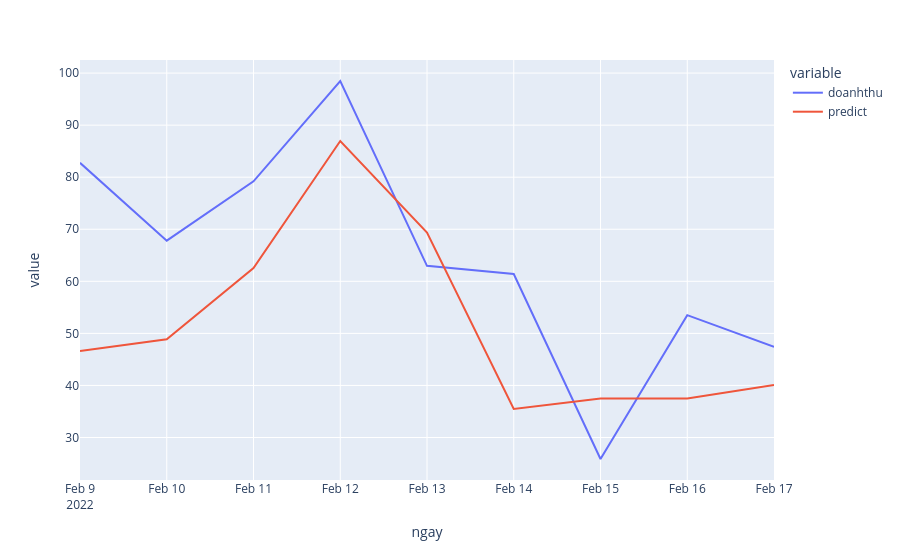
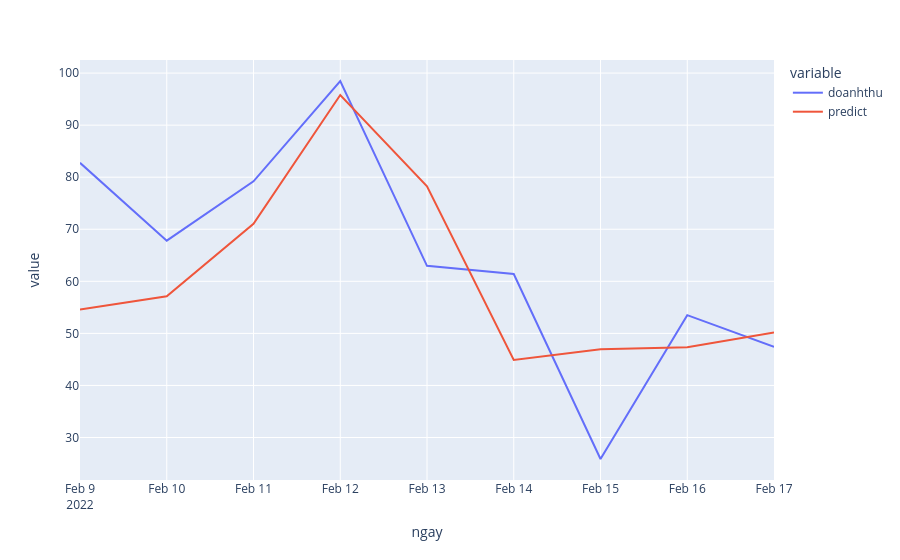

These figures' notebook cell, in order:
### Markdown cell above
#### ch=6

### Code cell
num=6
# #name="2021.04.28"

## train, test split
# train_first  ='2019/1/1'
# train_end    ='2020/08/30'
# test_01_first='2021/4/1'
# test_01_end  ='2021/4/23'
# test_02_first='2021/4/1'
# test_02_end  ='2021/4/23'
# #predict_first='2021/4/24'

## config parametters
xmax=400
xmin=300
# #number_days=251

## output log file
output="../output/"+str(num)+"/_"+name
CH = store[store.macuahang==num]

## main 
logs=output.replace("_", "")+"/log.txt"
os.system("mkdir -p "+ output.replace("_", ""))
with open(logs, 'a') as f:
    with contextlib.redirect_stdout(f):
        CH_predict, rmse01, rmse02=main(CH, train_first, train_end,
                     test_01_first, test_01_end, test_02_first,
                     test_02_end, predict_first, xmax, xmin, number_days, output)
rmse01, rmse02

### Figure 1 — Plotly figure (JSON) as saved in the notebook; plotly's stock layout.template omitted (floating-point values rounded to 4 significant figures)
{"data": [{"hovertemplate": "variable=doanhthu<br>ngay=%{x}<br>value=%{y}<extra></extra>", "legendgroup": "doanhthu", "line": {"color": "#636efa", "dash": "solid"}, "marker": {"symbol": "circle"}, "mode": "lines", "name": "doanhthu", "orientation": "v", "showlegend": true, "type": "scatter", "x": ["2022-02-09T00:00:00", "2022-02-10T00:00:00", "2022-02-11T00:00:00", "2022-02-12T00:00:00", "2022-02-13T00:00:00", "2022-02-14T00:00:00", "2022-02-15T00:00:00", "2022-02-16T00:00:00", "2022-02-17T00:00:00"], "xaxis": "x", "y": [82.76, 67.81, 79.21, 98.48, 62.97, 61.41, 25.87, 53.51, 47.4], "yaxis": "y"}, {"hovertemplate": "variable=predict<br>ngay=%{x}<br>value=%{y}<extra></extra>", "legendgroup": "predict", "line": {"color": "#EF553B", "dash": "solid"}, "marker": {"symbol": "circle"}, "mode": "lines", "name": "predict", "orientation": "v", "showlegend": true, "type": "scatter", "x": ["2022-02-09T00:00:00", "2022-02-10T00:00:00", "2022-02-11T00:00:00", "2022-02-12T00:00:00", "2022-02-13T00:00:00", "2022-02-14T00:00:00", "2022-02-15T00:00:00", "2022-02-16T00:00:00", "2022-02-17T00:00:00"], "xaxis": "x", "y": [46.62, 48.86, 62.54, 86.94, 69.34, 35.48, 37.47, 37.47, 40.1], "yaxis": "y"}], "layout": {"legend": {"title": {"text": "variable"}, "tracegroupgap": 0}, "margin": {"t": 60}, "xaxis": {"anchor": "y", "domain": [0, 1], "title": {"text": "ngay"}}, "yaxis": {"anchor": "x", "domain": [0, 1], "title": {"text": "value"}}}}

### Figure 2 — Plotly figure (JSON) as saved in the notebook; plotly's stock layout.template omitted (floating-point values rounded to 4 significant figures)
{"data": [{"hovertemplate": "variable=doanhthu<br>ngay=%{x}<br>value=%{y}<extra></extra>", "legendgroup": "doanhthu", "line": {"color": "#636efa", "dash": "solid"}, "marker": {"symbol": "circle"}, "mode": "lines", "name": "doanhthu", "orientation": "v", "showlegend": true, "type": "scatter", "x": ["2022-02-09T00:00:00", "2022-02-10T00:00:00", "2022-02-11T00:00:00", "2022-02-12T00:00:00", "2022-02-13T00:00:00", "2022-02-14T00:00:00", "2022-02-15T00:00:00", "2022-02-16T00:00:00", "2022-02-17T00:00:00"], "xaxis": "x", "y": [82.76, 67.81, 79.21, 98.48, 62.97, 61.41, 25.87, 53.51, 47.4], "yaxis": "y"}, {"hovertemplate": "variable=predict<br>ngay=%{x}<br>value=%{y}<extra></extra>", "legendgroup": "predict", "line": {"color": "#EF553B", "dash": "solid"}, "marker": {"symbol": "circle"}, "mode": "lines", "name": "predict", "orientation": "v", "showlegend": true, "type": "scatter", "x": ["2022-02-09T00:00:00", "2022-02-10T00:00:00", "2022-02-11T00:00:00", "2022-02-12T00:00:00", "2022-02-13T00:00:00", "2022-02-14T00:00:00", "2022-02-15T00:00:00", "2022-02-16T00:00:00", "2022-02-17T00:00:00"], "xaxis": "x", "y": [54.56, 57.14, 71.05, 95.79, 78.23, 44.88, 46.95, 47.32, 50.19], "yaxis": "y"}], "layout": {"legend": {"title": {"text": "variable"}, "tracegroupgap": 0}, "margin": {"t": 60}, "xaxis": {"anchor": "y", "domain": [0, 1], "title": {"text": "ngay"}}, "yaxis": {"anchor": "x", "domain": [0, 1], "title": {"text": "value"}}}}
